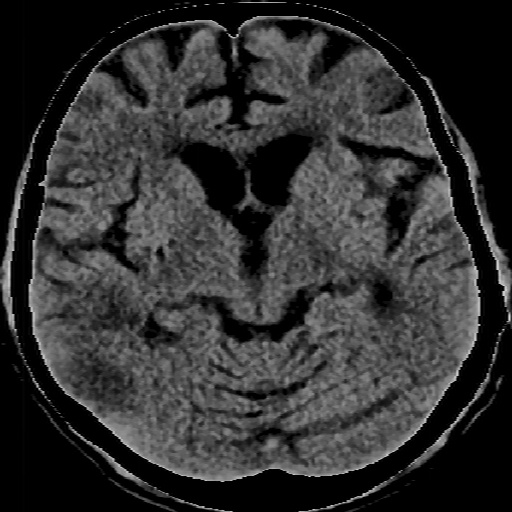
#> input picture Pre processed/image1.jpg, 512 x 512 px, given as the content of the folder /content/gdrive/MyDrive/Hypodense/, which was not available
$ jupyter execute --allow-errors 'TA_18_06 (1).ipynb'   (shell and % lines are left out)
#> lines starting #> are read from the running program, lines starting #| are printed output that depends on the picture; after the words box and inside, x2 and y2 are one past the last pixel; in counts of white or black regions, pixels touching at a corner belong together; pictures that were not available may be replaced by others from this repository, and a replacement may not be noted
[cell 1]
#Mounting data dari Google Drive
from google.colab import drive
drive.mount('/content/gdrive')

[cell 2]
import numpy as np
import cv2
import os
import matplotlib.pyplot as plt
from skimage.io import imsave
import random
import imutils
import scipy.ndimage
import pywt
from skimage.color import rgb2gray
from skimage import exposure
from skimage.transform import resize
from skimage.util import img_as_ubyte
import tensorflow as tf
from tensorflow.keras.models import Model
from tensorflow.keras.layers import Input, Conv2D, MaxPooling2D, UpSampling2D, concatenate, Cropping2D, ZeroPadding2D, Conv2DTranspose
from tensorflow.keras.optimizers import Adam
from tensorflow.keras.callbacks import ModelCheckpoint, LearningRateScheduler, TensorBoard
from tensorflow.keras import backend as K
from skimage.transform import resize
from skimage.io import imsave
from tensorflow.keras.models import *
from tensorflow.keras.layers import *
import Augmentor
import segmentation_models as sm
import glob
import keras

[cell 3]
sm.set_framework('tf.keras')
#> (this line was passed over: segmentation_models is not available in this run)

sm.framework()
#> (this line was passed over: segmentation_models is not available in this run)

[cell 4]
#Buka folder citra
items = os.listdir('/content/gdrive/MyDrive/Hypodense/')

#Cek data
histogram_path = '/content/gdrive/My Drive/Histogram/'
images_list=[]
histogram_list=[]
i=0
for each_image in items:
  i+=1
  image_path = "/content/gdrive/MyDrive/Hypodense/" + each_image
  image = cv2.imread(image_path)
#> image is the input picture: shape (512, 512, 3); min 0, max 221, mean 49.1
  cv2.imwrite("/content/gdrive/MyDrive/Images/image%d.jpg" % (i),image)
  images_list.append(image)

  plt.figure(figsize=(12,6))
  plt.subplot(121)
  plt.title('Original Image')
  plt.xlabel('Width')
  plt.ylabel('Height')
  plt.imshow(image, cmap='gray')
  plt.subplot(122)
  plt.title('Image Histogram')
  plt.xlabel('Intensity')
  plt.ylabel('Pixel count')

  histogram= plt.hist(image.ravel(),256,[0,256])
  plt.show()
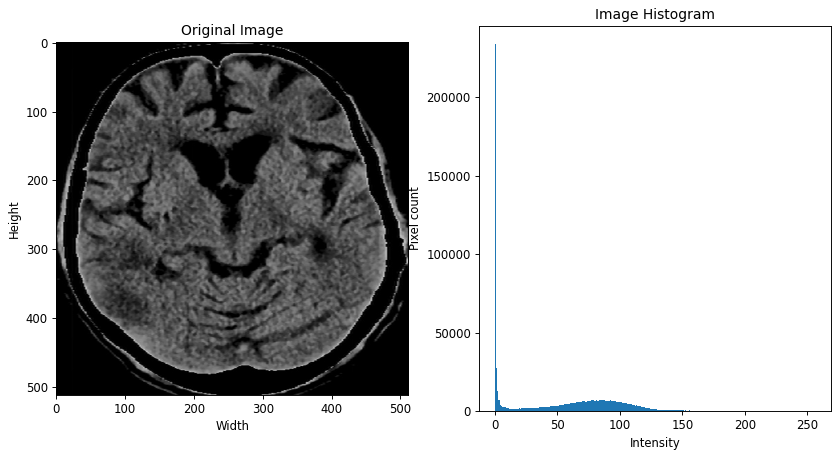
#> figure drawn by matplotlib, 2 panels; panel 2: tallest bar 233817 high, from x = 0 to 1
  plt.savefig('/content/gdrive/MyDrive/Histogram/histogram'+str(i)+'.jpg')
  histogram_list.append(histogram)

  print('Image data type: '+str(image.dtype))
#| Image data type: uint8
  print('Image size: '+str(image.shape))
#| Image size: (512, 512, 3)
print('Number of images: '+str(len(images_list)))
#| Number of images: 1
print('Number of histogram: '+str(len(histogram_list)))
#| Number of histogram: 1

[cell 5]
#LAPLACIAN FILTER

def LaplaceFilter(alpha):
    Laplace = np.array([
        [alpha/4, (1-alpha)/4, alpha/4],  #matriks laplacian sesuai rumus
        [(1-alpha)/4, -1, (1-alpha)/4], # minus utk mempertajam tepian
        [alpha/4, (1-alpha)/4, alpha/4]
    ])
    Laplace = (4/(alpha+1)) * Laplace
    return Laplace

[cell 6]
j=0
final_image=[]
cropped=[]
preprocessed_path = '/content/gdrive/My Drive/Pre processed/'
for each_image in items:
  j+=1
  image_path = "/content/gdrive/MyDrive/Hypodense/" + each_image
  image = cv2.imread(image_path)

  #Grayscaling
  image_grayscale = image[:,:,0]

  #Median Filter
  image_median = cv2.medianBlur(image_grayscale,3) #kernel 3x3

  #Morphology filter thresholding, untuk mendapatkan hasil kontur yang lebih baik
  thresh = cv2.threshold(image_median, 0, 255, cv2.THRESH_BINARY)[1] #binary thresholding
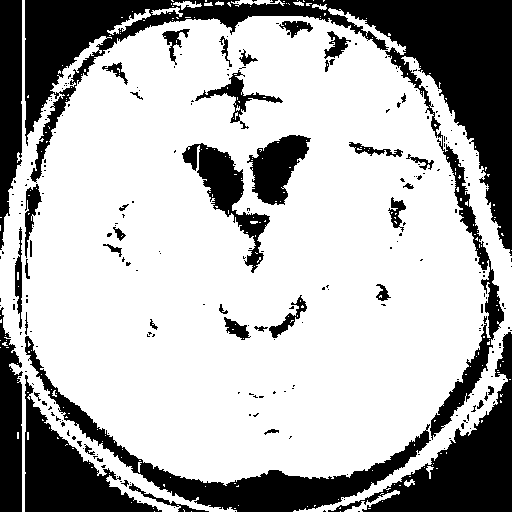
#> thresh: shape (512, 512); 70.1% white; 256 black regions (212 under 20 px), largest, box (x1, y1, x2, y2) and area: (25, 0, 512, 440) 32733, (328, 332, 512, 512) 9510, (25, 336, 431, 512) 9070
  thresh = cv2.erode(thresh, None, iterations=4) #erode = penipisan
#> thresh: shape (512, 512); 53.2% white; 17 black regions, largest, box (x1, y1, x2, y2) and area: (0, 0, 512, 512) 105562, (170, 131, 315, 277) 9500, (215, 291, 311, 344) 2451
  thresh = cv2.dilate(thresh, None, iterations=2) #dilate = penebalan untuk menghilangkan bagian yg terdapat noise
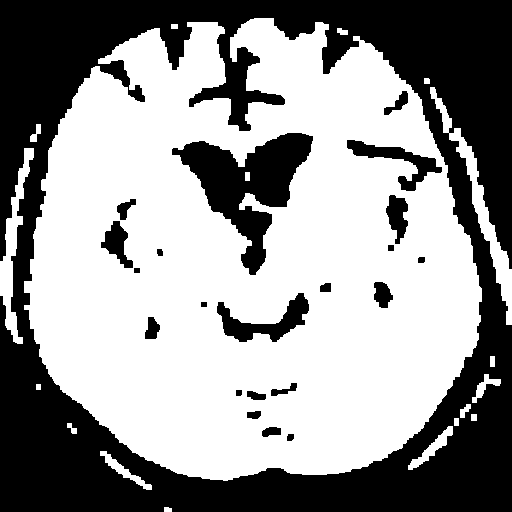
#> thresh: shape (512, 512); 58.8% white; 22 black regions

  #cari kontur terbesar dari citra menggunakan mode eksternal untuk mengambil kontur terluar
  contours = cv2.findContours(thresh.copy(), cv2.RETR_EXTERNAL,cv2.CHAIN_APPROX_SIMPLE) #source image, retrieval mode, contour approximation method.
#> contours = 17 contours; largest, box (x1, y1, x2, y2) and area: (24, 18, 482, 481) 160872, (430, 87, 512, 325) 2300, (0, 148, 34, 344) 1714, (408, 426, 453, 470) 427, (100, 451, 152, 490) 355
  contours = imutils.grab_contours(contours)
  c = max(contours, key=cv2.contourArea)
#> c = contour of 911 points, box (x1, y1, x2, y2) (24, 18, 482, 481), area 160872

  #cari titik ekstrim pada kontur
  extLeft = tuple(c[c[:, :, 0].argmin()][0])
#> extLeft = (24, 281)
  extRight = tuple(c[c[:, :, 0].argmax()][0])
#> extRight = (481, 301)
  extTop = tuple(c[c[:, :, 1].argmin()][0])
#> extTop = (254, 18)
  extBot = tuple(c[c[:, :, 1].argmax()][0])
#> extBot = (223, 480)

  #Crop sesuai titik ekstrimnya
  crop = image_median[extTop[1]:extBot[1],extLeft[0]:extRight[0]]
  cropped.append(crop)
  #resize menjadi 512x512
  imm_res = cv2.resize(crop, (512,512),interpolation=cv2.INTER_NEAREST)
  #cv2.imwrite("/content/gdrive/MyDrive/Original resized/image%d.jpg" % (j),imm_res)

  #mengubah citra menjadi numpy array
  f = imm_res
  f = np.array(f)
  f = f*255  #trial error
  f = np.invert(f)

  alpha = 0.5    #dicoba-coba nilai alpha dari 0-1 (sesuai teori) alpha value to increase the contrast
  laplace = LaplaceFilter(alpha)

  #konvolusi citra dengan Laplace filter
  f0 = scipy.ndimage.convolve(f, laplace, mode='nearest')
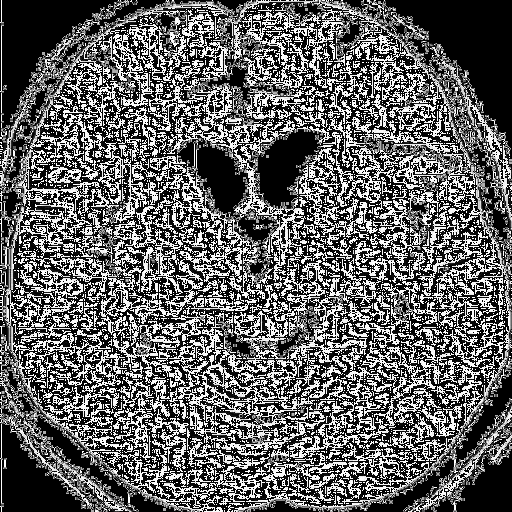
#> f0: shape (512, 512); min 0, max 255, mean 99.8

  #threshold untuk menghilangkan elemen gambar yang tidak diperlukan
  f0[f0>0.005] = 0
#> f0: shape (512, 512); every value is 0
  f = f*255
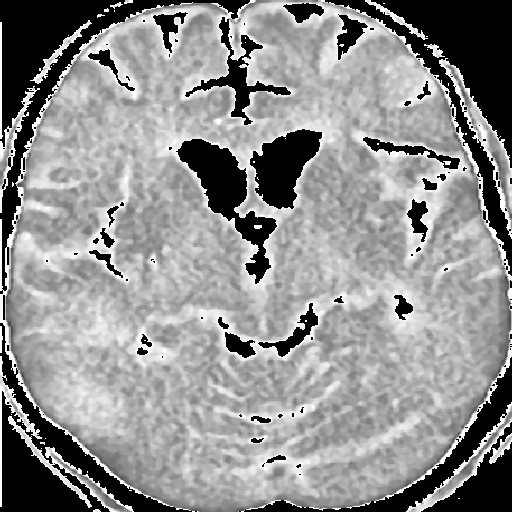
#> f: shape (512, 512); min 0, max 255, mean 143.9
  f0 = f0*255

  f1 = f - f0
  f1[f1 < 0] = 0
  f1 = f1 * 255

  #segmentasi otak dan tengkorak
  a = f1.astype(np.uint8)
  tes = np.array(a)
  tes = np.where(tes>=200, 0, tes)
  tes2 = np.array(tes)
  tes2 = np.where(tes2<=(np.mean(tes)/2), 0, tes2)
  #tes2 = cv2.erode(tes2, None, iterations=1)
  cv2.imwrite("/content/gdrive/MyDrive/Nonenhanced/image%d.jpg" % (j),tes2)

  #-----------------dwt level 1 ----------------------------
  (ca, cd) = pywt.dwt(tes2,'bior5.5')
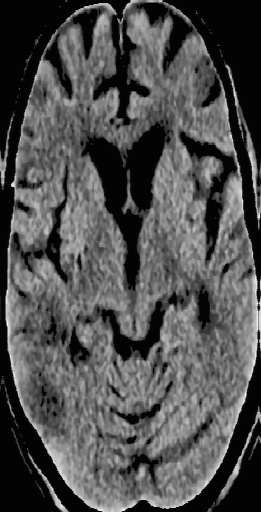
#> ca: shape (512, 261) float64; min -3.81, max 256.6, mean 78.5; drawn with min black and max white
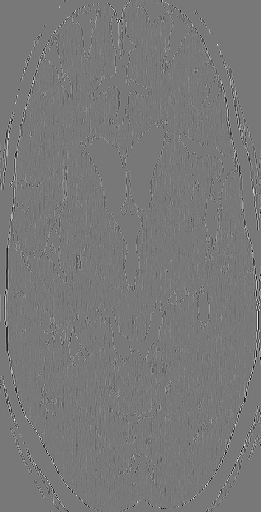
#> cd: shape (512, 261) float64; min -58.3, max 64.76, mean 0; drawn with min black and max white

  #thresholding approx coefficient using CLAHE
  ca = ca.astype(np.int32)
  cat = exposure.equalize_adapthist(ca, clip_limit=0.01)
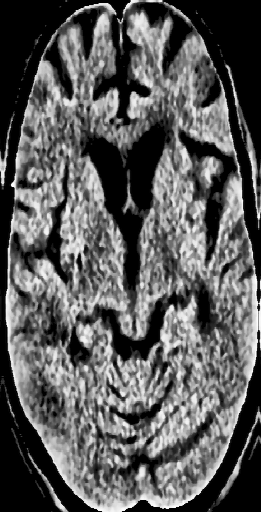
#> cat: shape (512, 261) float64; min 0, max 1, mean 0.359

  #reconstruction
  ts_rec = pywt.idwt(cat, None, 'bior5.5')
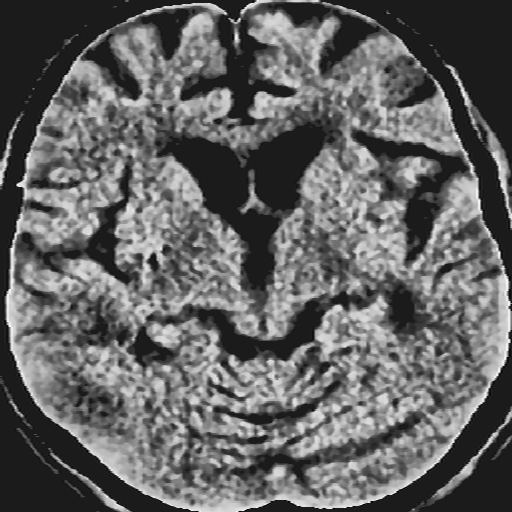
#> ts_rec: shape (512, 512) float64; min -0.0949, max 0.807, mean 0.258; drawn with min black and max white
  ts_rec = cv2.resize(ts_rec, (512,512),interpolation=cv2.INTER_NEAREST)
  ts_rec = img_as_ubyte(ts_rec)
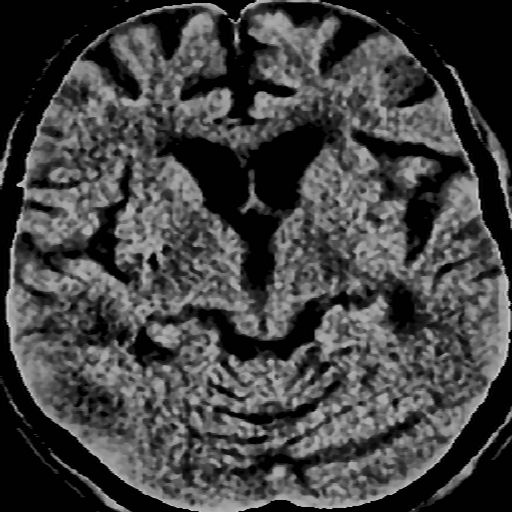
#> ts_rec: shape (512, 512); min 0, max 206, mean 65.8

  cv2.imwrite("/content/gdrive/MyDrive/Pre processed/image%d.jpg" % (j),ts_rec)
  plt.figure(figsize=(12,6))
  plt.subplot(121)
  plt.title('Cropped  Image')
  plt.imshow(crop, cmap='gray')
  plt.subplot(122)
  plt.title('Pre processed Image')
  plt.imshow(ts_rec, cmap='gray')
  plt.show()
  final_image.append(ts_rec)
final_image = np.asarray(final_image)

[cell 7]
'''
p = Augmentor.Pipeline("/content/gdrive/MyDrive/Data training/Image/")

p.ground_truth("/content/gdrive/MyDrive/Data training/Mask")

p.flip_left_right(probability=0.4)
p.flip_top_bottom(probability=0.4)
p.rotate90(probability=0.4)
p.rotate(probability=0.3, max_left_rotation=5, max_right_rotation=5)
p.random_distortion(probability=0.5, grid_width=6, grid_height=6, magnitude=3)

p.sample(1000)
'''

[cell 8]
out_dir = '/content/gdrive/MyDrive/Npy Files/'

[cell 9]
img_items = sorted(os.listdir('/content/gdrive/MyDrive/Data training/Nonenhanced Image/'))
train_images=[]
i=0
for each_image in img_items:
  image_path = "/content/gdrive/MyDrive/Data training/Nonenhanced Image/" + each_image
  print("Working on file ", image_path)
  image = cv2.imread(image_path)
  #image=rgb2gray(image)
  image=(image/255).astype(np.float32)
  train_images.append(image)
  i+=1

train_images=np.array(train_images)
np.save(out_dir+"train_images2.npy",train_images)

#> (the rest of this cell did not finish here and is left out)

[cell 10]
image_number=random.randint(0,len(train_images))
#> image_number = 1
plt.figure(figsize=(12,6))
plt.subplot(121)
#> (the rest of this cell did not finish here and is left out)

$ run again, on Pre processed/image14.jpg
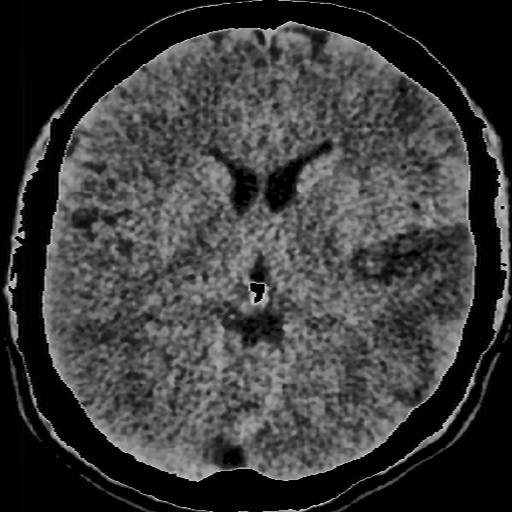
#> input picture Pre processed/image14.jpg, 512 x 512 px, given as the content of the folder /content/gdrive/MyDrive/Hypodense/, which was not available
#> image is the input picture: shape (512, 512, 3); min 0, max 223, mean 58.9
#| Image data type: uint8
#| Image size: (512, 512, 3)
#| Number of images: 1
#| Number of histogram: 1
#> `thresh = cv2.dilate(thresh, None, iterations=2)`:
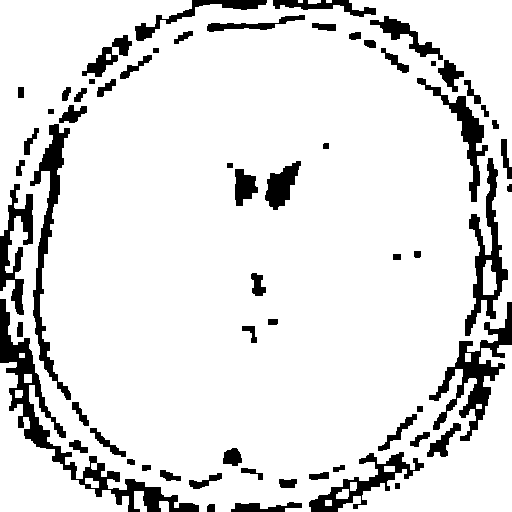
#> thresh: shape (512, 512); 88.4% white; 64 black regions
#> contours = 17 contours, 2 with area under 20; largest, box (x1, y1, x2, y2) and area: (0, 0, 512, 512) 237648, (0, 362, 129, 512) 6738, (134, 491, 147, 512) 173, (336, 489, 349, 499) 86, (159, 501, 169, 512) 82
#> c = contour of 1027 points, box (x1, y1, x2, y2) (0, 0, 512, 512), area 237648
#> extLeft = (0, 0)
#> extRight = (511, 511)
#> extTop = (0, 0)
#> extBot = (199, 511)
#> `ts_rec = img_as_ubyte(ts_rec)`:
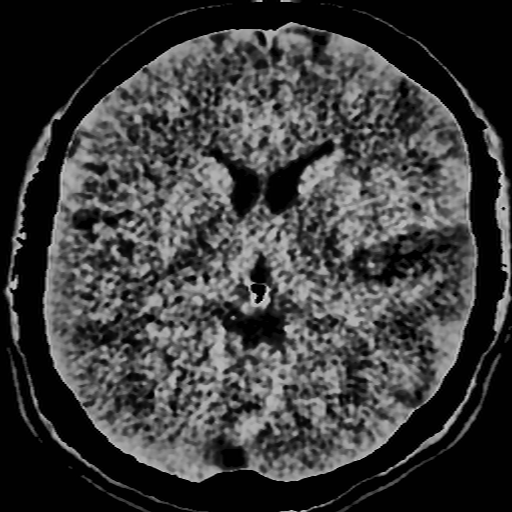
#> ts_rec: shape (512, 512); min 0, max 222, mean 59.8
#> image_number = 1
